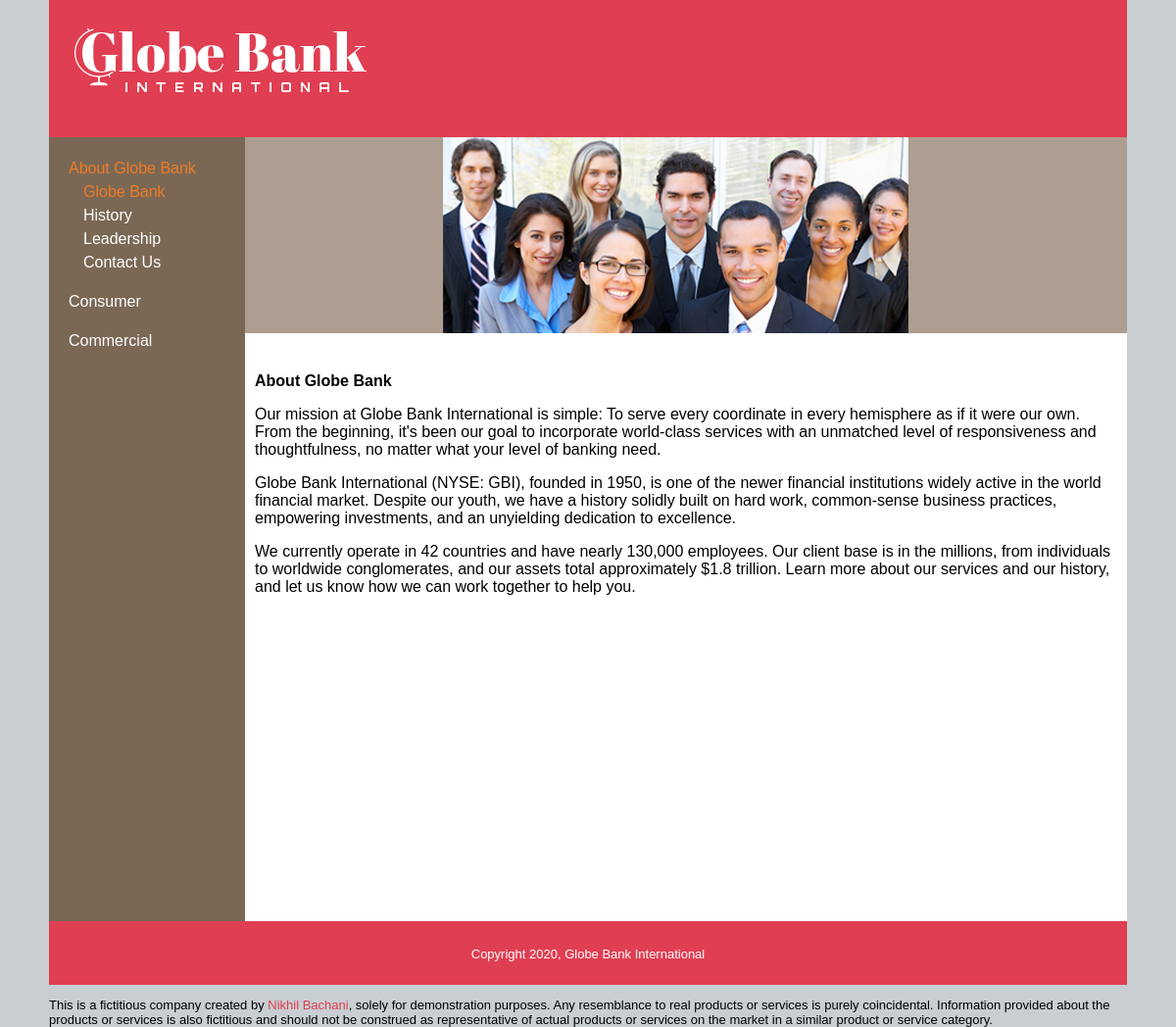
The page /index.php?subject_id=1 on the database its author committed.
### tables this page shows
CREATE TABLE subjects (
	id INT(11) NOT NULL AUTO_INCREMENT,
	menu_name VARCHAR(255),
	position INT(3),
	visible TINYINT(1),
	PRIMARY KEY (id)
);

CREATE TABLE pages (
	id INT(11) NOT NULL AUTO_INCREMENT,
	subject_id INT(11),
	menu_name VARCHAR(255),
	position INT(3),
	visible TINYINT(1),
	content TEXT,
	PRIMARY KEY (id)
);

### private/functions.php (called while the page is built, shortened)
<?php
	function url_for($script_path) {
		if($script_path[0] != '/') {
			$script_path = '/' . $script_path;
		}
		return WWW_ROOT . $script_path;
	}
	function u($string = "") {
		return urlencode($string);
	}
	function h($string = "") {
		return htmlspecialchars($string);
	}
?>

### private/query_functions.php (called while the page is built, shortened)
<?php
	function find_all_subjects($options = []) {
		global $db;
		$visible = $options['visible'] ?? false;
		$sql = 'SELECT * FROM subjects ';
		if ($visible) {
			$sql .= 'WHERE visible = true ';
		}
		$sql .= 'ORDER BY position';
		$result = mysqli_query($db, $sql);
		return $result;
	}
	function find_subject_by_id($id, $options = []) {
		global $db;
		$visible = $options['visible'] ?? false;
		$sql = "SELECT * FROM subjects ";
		$sql .= "WHERE id = '" . db_escape($db, $id) . "' ";
		if ($visible) {
			$sql .= "AND visible = true";
		}
		$result = mysqli_query($db, $sql);
		$subject = mysqli_fetch_assoc($result);
		return $subject;
	}
	function find_pages_by_subject_id($subject_id, $options = []) {
		global $db;
		$visible = $options['visible'] ?? false;
		$sql = "SELECT * FROM pages ";
		$sql .= "WHERE subject_id = '" . db_escape($db, $subject_id) . "' ";
		if ($visible) {
			$sql .= "AND visible = true ";
		}
		$sql .= "ORDER BY position";
		$result = mysqli_query($db, $sql);
		return $result;
	}
?>

### private/database.php (called while the page is built, shortened)
<?php
	function db_escape($connection, $string) {
		return mysqli_real_escape_string($connection, $string);
	}
?>

### public/index.php (the view, shortened to what this page needs)
<?php require_once('../private/initialize.php'); ?>
<?php
	$preview = false;
	$visible = !$preview;
	if (isset($_GET['id'])) {
		$page_id = $_GET['id'];
		$page = find_page_by_id($page_id, ['visible' => $visible]);
		if (!$page) {
			redirect_to(url_for('index.php'));
		}
		$subject_id = $page['subject_id'];
		$subject = find_subject_by_id($subject_id, ['visible' => $visible]);
		if (!$subject) {
			redirect_to(url_for('index.php'));
		}
	} elseif (isset($_GET['subject_id'])) {
		$subject_id = $_GET['subject_id'];
		$page_set = find_pages_by_subject_id($subject_id, ['visible' => $visible]);
		$page = mysqli_fetch_assoc($page_set);
		$page_id = $page['id'];
	}
?>
<?php include(SHARED_PATH . '/public_header.php'); ?>
<div id="main">
	<?php include(SHARED_PATH . '/public_navigation.php'); ?>
	<div id="page">
		<?php
			if (isset($page)) {
				$allowed_tags = '<div><img><h1><h2><p><br><ul><li><strong><em>';
				echo strip_tags($page['content'], $allowed_tags);
			} else {
				include(SHARED_PATH . '/static_homepage.php');
			}
		?>
	</div>
</div>
<?php include(SHARED_PATH . '/public_footer.php'); ?>

### private/shared/public_header.php (shortened to what this page needs)
<!DOCTYPE html>
<html lang="en">
	<head>
		<link rel="stylesheet" type="text/css" href="<?php echo url_for('/stylesheets/public.css'); ?>" media="all">
	</head>
	<body>
		<header>
			<h1>
				<a href="<?php echo url_for('/index.php'); ?>">
					<img src="<?php echo url_for('/images/gbi_logo.png'); ?>" width="298" height="71" alt="" />
				</a>
			</h1>
		</header>

### private/shared/public_navigation.php (shortened to what this page needs)
<?php
	$page_id = $page_id ?? '';
	$subject_id = $subject_id ?? '';
	$visible = $visible ?? true;
?>
<nav>
	<?php $nav_subjects = find_all_subjects(['visible' => $visible]); ?>
	<ul class="subjects">
		<?php while ($nav_subject = mysqli_fetch_assoc($nav_subjects)) { ?>
			<li class="<?php if ($nav_subject['id'] == $subject_id) { echo 'selected'; } ?>">
				<a href="<?php echo url_for('index.php?subject_id=' . h(u($nav_subject['id']))); ?>">
					<?php echo h($nav_subject['menu_name']); ?>
				</a>
				<?php if ($nav_subject['id'] == $subject_id) { ?>
					<?php $nav_pages = find_pages_by_subject_id($nav_subject['id'], ['visible' => $visible]); ?>
					<ul class="pages">
						<?php while ($nav_page = mysqli_fetch_assoc($nav_pages)) { ?>
							<li class="<?php if ($nav_page['id'] == $page_id) { echo 'selected'; } ?>">
								<a href="<?php echo url_for('index.php?id=' . h(u($nav_page['id']))); ?>">
									<?php echo h($nav_page['menu_name']); ?>
								</a>
							</li>
						<?php } ?>
					</ul>
				<?php } ?>
			</li>
		<?php } ?>
	</ul>
</nav>

### private/shared/public_footer.php (shortened to what this page needs)
	<footer>
		<p>Copyright <?php echo date('Y'); ?>, Globe Bank International </p>
	</footer>
	<p>This is a fictitious company created by <a href="https://www.linkedin.com/in/nikhilbachani/">Nikhil Bachani</a>, solely for demonstration purposes. Any resemblance to real products or services is purely coincidental. Information provided about the products or services is also fictitious and should not be construed as representative of actual products or services on the market in a similar product or service category.</p>
	</body>
</html>

### public/stylesheets/public.css (style rules this page uses)
html { height: 100%; width: 100%; }
body { width: 1100px; height: 100%; margin: auto; border: 0; font-family: Verdana, Arial, Helvetica, sans-serif; font-size: 13px; line-height: 15px; background: #c8ced2; }
header { height: 140px; width: 1100px; margin: 0; padding: 0; text-align: left; background: #e03e52; color: #fff; }
header h1 { padding: 1em; margin: 0; }
#main { width: 1100px; height: 100%; min-height: 800px; margin: 0; padding: 0; background: #c8ced2; }
footer { clear: both; height: 3em; margin: 0; padding: 1em; text-align: center; background: #e03e52; color: #fff; }
nav { float: left; width: 200px; height: 100%; background: #7a6855; }
nav a { color: #fff; text-decoration: none; }
a { color: #e03e52; text-decoration: none }
ul.subjects { margin-top: 20px; margin-left: 20px; padding: 0; list-style: none; }
ul.subjects > li { margin-bottom: 1em; }
ul.pages { margin-left: 15px; padding: 0; list-style: none; font-weight: normal; }
.selected > a { color: #f07b27; font-style: normal; }
nav li { font-size: 16px; line-height: 1.5em; }
#hero-image { float: left; margin-bottom: 40px; padding: 0; height: 200px; width: 900px; }
#page { float: right; width: 900px; height: 100%; padding-left: 0; vertical-align: top; background: #fff; }
#page h1 { font-size: 16px; color: #000; line-height: normal; }
#page p { font-family: "Gill Sans", "Gill Sans MT", "Myriad Pro", "DejaVu Sans Condensed", Helvetica, Arial, "sans-serif" font-size: 12px; color: #000; padding: 0; line-height: normal; }
#content { margin-top: 0; margin-left: 10px; margin-right: 10px; }
#content p { font-size: 16px; line-height: normal; }

### rows shown on the page
subjects: menu_name "About Globe Bank"
pages: menu_name "Globe Bank", content (picture), content "About Globe Bank Our mission at Globe Bank International is simple: To serve every coordinate in every hemisphere as if it were our own. From the beginning, it's been our goal to incorporate world-class services with an unmatched level of responsiveness and thoughtfulness, no matter what your level of banking need. Globe Bank International (NYSE: GBI), founded in 1950, is one of the newer financial institutions widely active in the world financial market. Despite our youth, we have a history solidly built on hard work, common-sense business practices, empowering investments, and an unyielding dedication to excellence. We currently operate in 42 countries and have nearly 130,000 employees.…"
pages: menu_name "History"
pages: menu_name "Leadership"
pages: menu_name "Contact Us"
subjects: menu_name "Consumer"
subjects: menu_name "Commercial"
